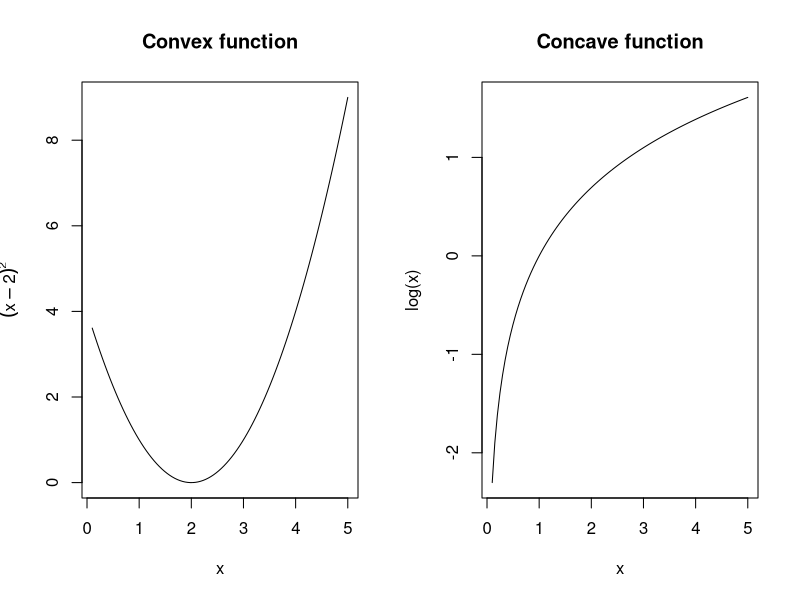

The R script that drew this image:
## ---- chunk 1
knitr::opts_chunk$set(echo = FALSE)
## ---- chunk 2
par(mfrow = c(1, 2))
x = seq(from = 0.1, to = 5, length.out = 100)

plot(x, (x-2)^2, xlab = 'x', ylab = expression((x-2)^2), main = 'Convex function', type = 'l')
plot(x, log(x), xlab = 'x', ylab = 'log(x)', main = 'Concave function', type = 'l')
## ---- chunk 3
library(knitr)
diet.data <- data.frame(food = c('Trout', 'CB Sandwich', 'Burrito', 'Hamburger'),
                        Vit.A = c(203, 90, 270, 500),
                        Vit.C = c(92, 84, 80, 90),
                        Vit.D = c(100, 230, 512, 210),
                        calories= c(600, 350, 250, 500))
needs <- data.frame(nutrition = c('Vit.A', 'Vit.C', 'Vit.D'), amount = c(2000, 300, 430))
kables(list(kable(diet.data, caption = 'Foods'),
kable(needs, caption = 'Nutritional needs')))

## ---- chunk 4
library(lpSolve)
tot.calories <- c(600, 350, 250, 500)
nutrition <- matrix(data = c(203, 90, 270, 500, 92, 84, 80, 90, 100, 230, 512, 210), byrow = TRUE, nrow = 3)
needs <- c(2000, 300, 430)
food <- c('Trout', 'CB Sandwich', 'Burrito', 'Hamburger')
stopifnot(length(needs) == nrow(nutrition))
lp.results <-
  lp(direction = "min",
     objective.in = tot.calories,
     const.mat = nutrition,
     const.dir = rep(">=", nrow(nutrition)),
     const.rhs = needs)
if (lp.results$status == 0) {
  print(paste('Calories consumed =', round(lp.results$objval, 0)))
  X <- lp.results$solution
  print(paste('Solution:', food[1], ":", X[1], ',', food[2], ':', X[2], ',', food[3], ':', X[3], ',', food[4], ':', X[4]))
}
## ---- chunk 5
lp.results <-
  lp(direction = "min",
     objective.in = tot.calories,
     const.mat = nutrition,
     const.dir = rep(">=", nrow(nutrition)),
     const.rhs = needs,
     int.vec = c(1, 2, 3, 4)) # Insist that the solution must be an integer.
if (lp.results$status == 0) {
  print(paste('Calories consumed =', round(lp.results$objval, 0)))
  X <- lp.results$solution
  print(paste('Solution:', food[1], ":", X[1], ',', food[2], ':', X[2], ',', food[3], ':', X[3], ',', food[4], ':', X[4]))
}
